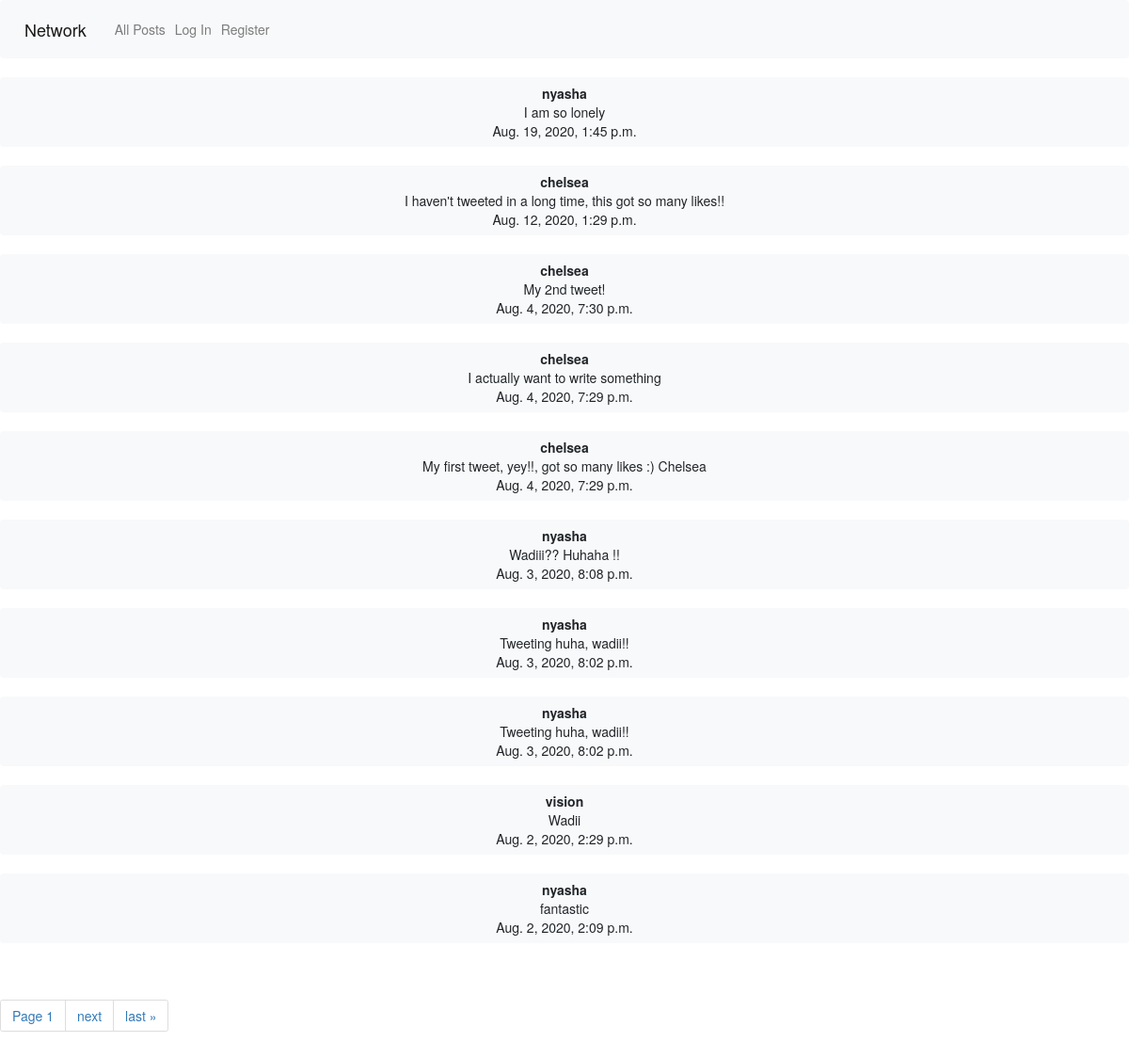
The app's page /, older data.
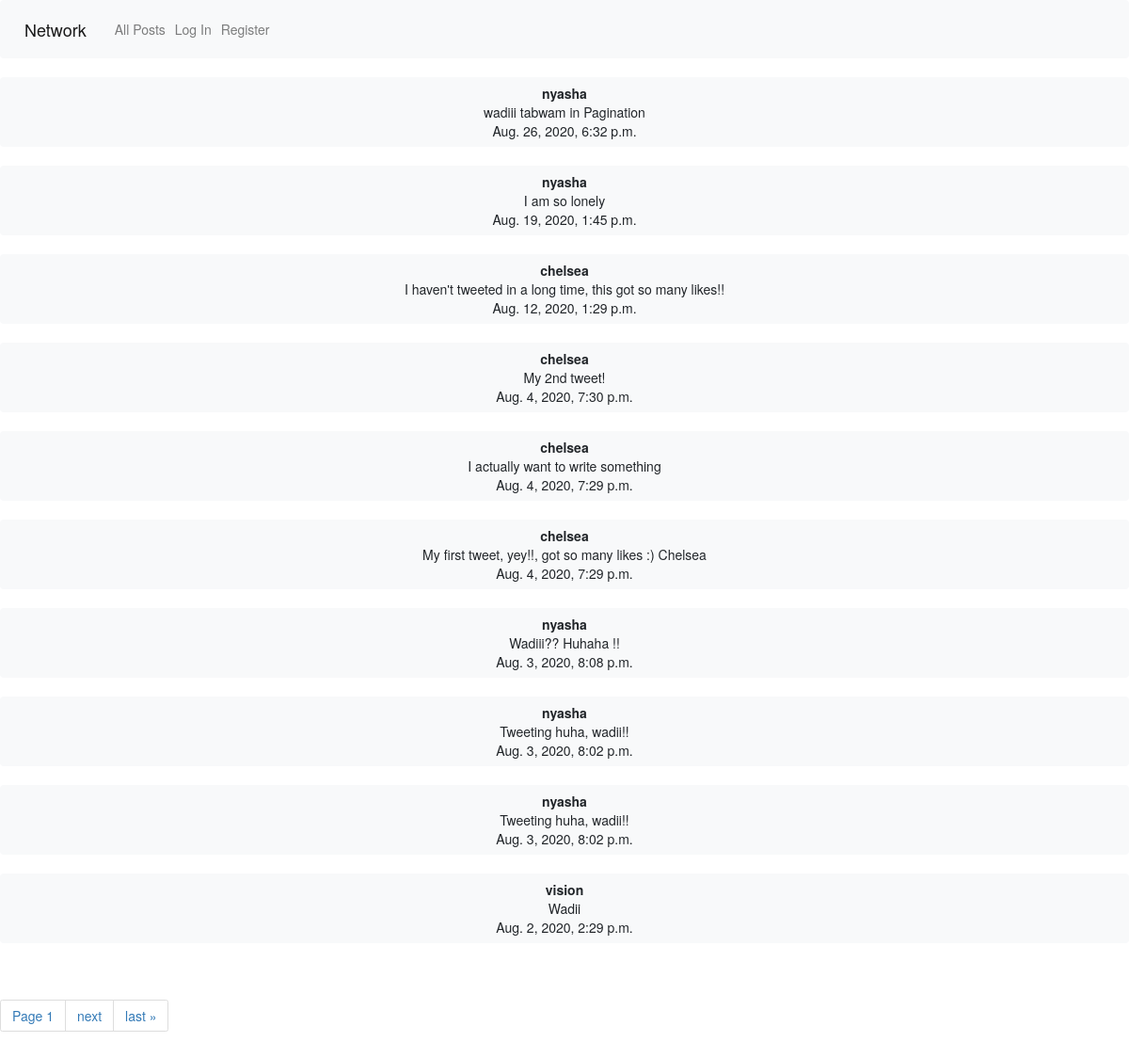
The same page, newer data.
### network/models.py (models this page shows, shortened)
class Tweet(models.Model):
    user = models.ForeignKey(User, related_name="tweets", on_delete=models.CASCADE)
    body = models.TextField(blank=True)
    timestamp = models.DateTimeField(auto_now_add=True)

class User(AbstractUser):
    def serialize(self):
        return{
            "id": self.id,
            "username":self.username,
            "tweets": [{"id":tweets.id,"body": tweets.body, "time": tweets.timestamp} for tweets in self.tweets.order_by("-timestamp").all()],
            "following":[user.following_user_id.id for user in self.following.all()],
            "followers":[user.user_id.id for user in self.followers.all()]
        }

### network/views.py (the view)
# urls.py: path("", views.index, name="index"),
def index(request):
    if request.user.is_authenticated:
        tweets = Tweet.objects.all()
        tweets = tweets.order_by("-timestamp").all()
        paginator = Paginator(tweets, 10)
        page_number = request.GET.get('page')
        tweets_obj = paginator.get_page(page_number)
        return render(request, 'network/logged.html', {'tweets_obj': tweets_obj})
    else:
        tweets = Tweet.objects.all()
        tweets = tweets.order_by("-timestamp").all()
        paginator = Paginator(tweets, 10)
        page_number = request.GET.get('page')
        tweets_obj = paginator.get_page(page_number)
        return render(request, 'network/index.html', {'tweets_obj': tweets_obj})

### network/templates/network/index.html (shortened to what this page needs)
{% extends "network/layout.html" %}
{% load static %}
{% block body %}
<div id="all_tweets_view">
<div id="all_tweets_list">
{% for tweet in tweets_obj %}
<button class="tweet btn btn-light bd btn-block"><a><b>{{tweet.user.username}}</b></a><br>{{tweet.body}}<br>{{tweet.timestamp}}</button><br>
{% endfor %}
<div class="pagination">
    <span class="step-links">
        <ul class="pagination">
        <li class="page-item"><a class="page-link"><span class="current">Page {{ tweets_obj.number }}</span></a></li>
        {% if tweets_obj.has_next %}
            <li class="page-item"><a class="page-link" href="?page={{ tweets_obj.next_page_number }}">next</a></li>
            <li class="page-item"><a class="page-link" href="?page={{ tweets_obj.paginator.num_pages }}">last &raquo;</a></li>
        {% endif %}
        </ul>
    </span>
</div>
    </div>
</div>
{% endblock %}

Row changes from the older to the newer data that the page shows:
no longer on this page (row unchanged): Tweet: user.username "nyasha", body "fantastic", timestamp "Aug. 2, 2020, 2:09 p.m."
added Tweet: user.username "nyasha", body "wadiii tabwam in Pagination", timestamp "Aug. 26, 2020, 6:32 p.m."
